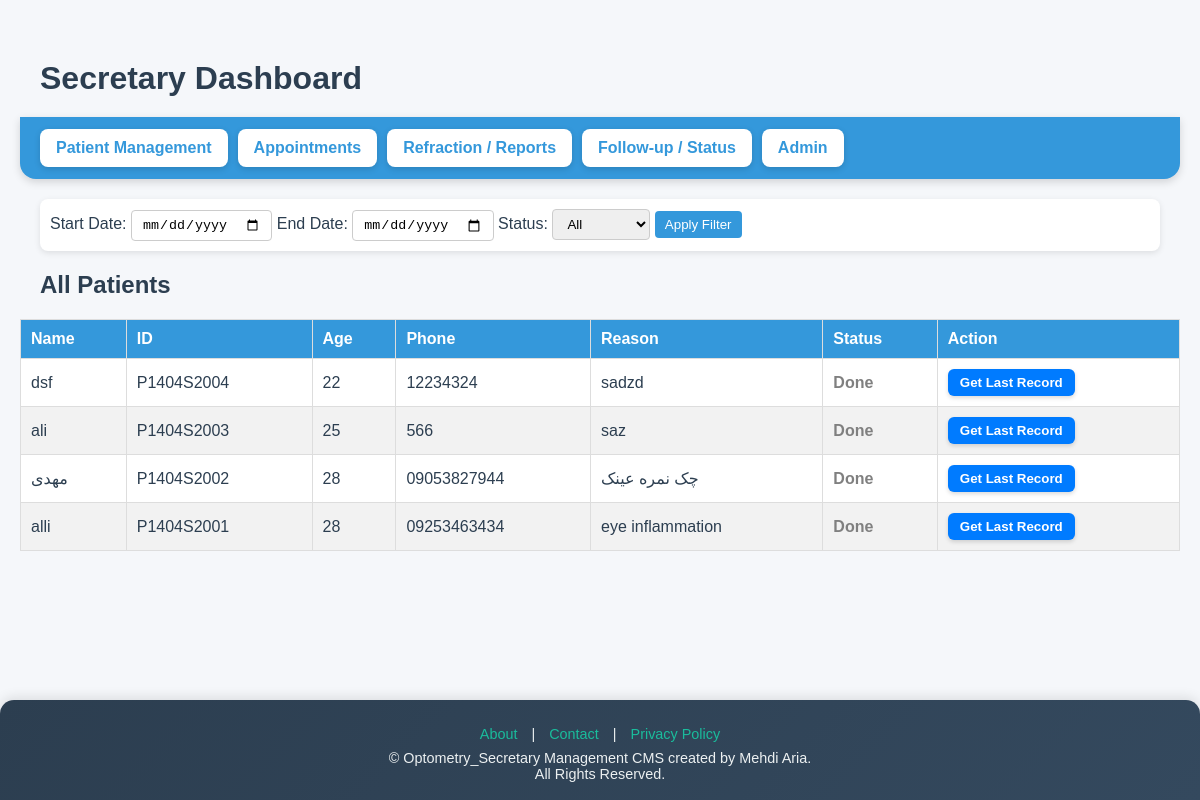
Page /secretary/dashboard/ (signed in) on the earlier database version.
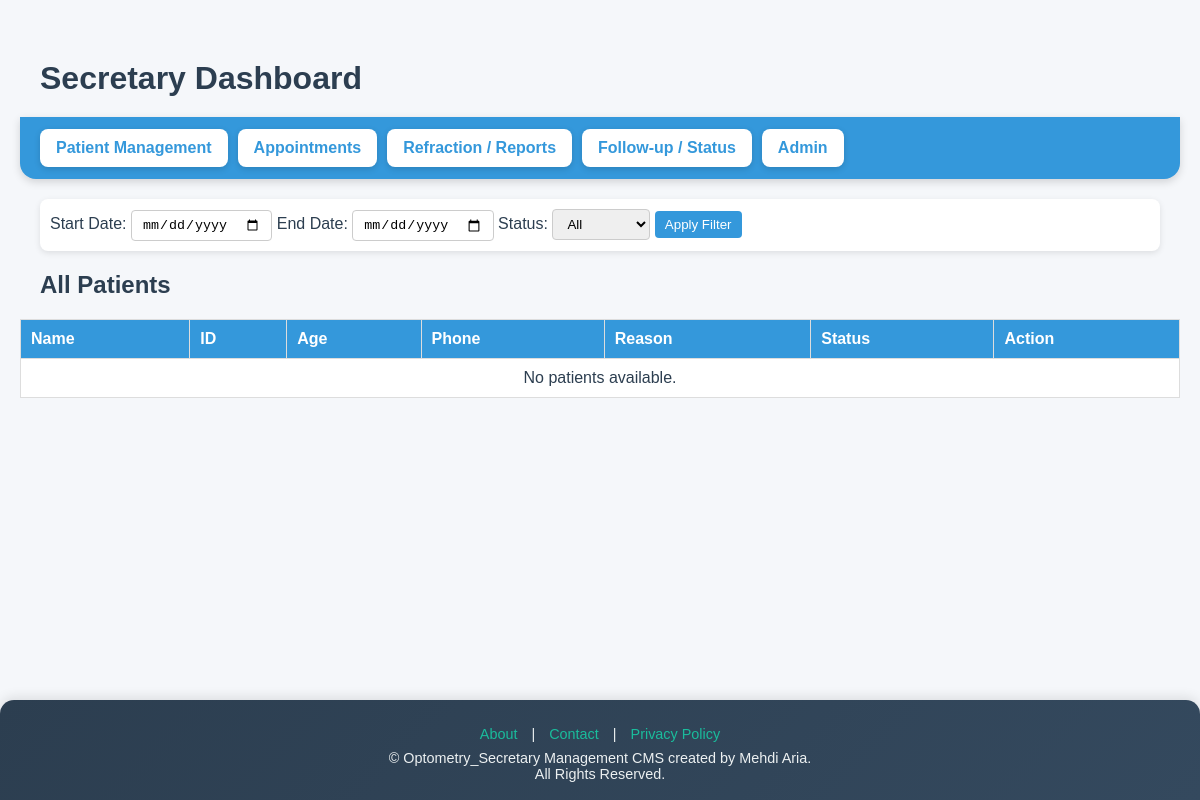
Same page on the later database version.
### secretary/models.py (models this page shows, shortened)
class Patient(models.Model):
    STATUS_CHOICES = [
        ("waiting", "Waiting (Secretary list)"),
        ("accepted", "Accepted (Doctor list)"),
        ("done", "Done (Removed from both lists)"),
    ]
    patient_id = models.CharField(max_length=20, unique=True, editable=False)
    name = models.CharField(max_length=100)
    family_name = models.CharField(max_length=100)
    phone = models.CharField(max_length=15, blank=True, null=True)
    age = models.PositiveIntegerField()
    gender = models.CharField(max_length=1, choices=[('M','Male'),('F','Female')])
    melli_code = models.CharField(max_length=10,unique=True, blank=True, null=True)
    reason = models.TextField()
    status = models.CharField(max_length=20, choices=STATUS_CHOICES, default='waiting')
    created_at = models.DateTimeField(default=timezone.now)  # ✅ Correct

### secretary/views.py (the view)
# urls.py: path("dashboard/", views.dashboard_view, name="dashboard"),
@login_required
@user_passes_test(is_secretary_doctor_admin)
def dashboard(request):
    start_date = request.GET.get('start_date')
    end_date = request.GET.get('end_date')
    status = request.GET.get('status')  # "waiting", "accepted", "done" or "all"
    patients = Patient.objects.all().order_by('-id')
    if start_date:
        patients = patients.filter(created_at__date__gte=start_date)
    if end_date:
        patients = patients.filter(created_at__date__lte=end_date)
    if status and status != "all":
        patients = patients.filter(status=status)
    context = {
        "patients": patients,
        "start_date": start_date,
        "end_date": end_date,
        "status": status or "all",
    }
    return render(request, "secretary/dashboard.html", context)

### secretary/views.py (called while the page is built)
def is_secretary_doctor_admin(user):
    return (
        user.is_superuser
        or user.groups.filter(name__in=["secretary", "doctor"]).exists()
    )

### secretary/templates/secretary/dashboard.html (shortened to what this page needs)
{% extends "base.html" %}
{% block content %}
<h1>Secretary Dashboard</h1>
<div class="menu-bar">
    <div class="menu-item">Patient Management
    </div>
    <div class="menu-item">Appointments
    </div>
    <div class="menu-item">Refraction / Reports
    </div>
    <div class="menu-item">Follow-up / Status
    </div>
    <div class="menu-item">Admin
    </div>
</div>
<div class="filter">
    <form id="filter-form" method="GET">
        <label>Start Date:</label>
        <input type="date" name="start_date" value="{{ request.GET.start_date }}">
        <label>End Date:</label>
        <input type="date" name="end_date" value="{{ request.GET.end_date }}">
        <label>Status:</label>
        <select name="status">
            <option value="">All</option>
        </select>
        <button type="submit">Apply Filter</button>
    </form>
</div>
<h2 style="margin-left:20px;">All Patients</h2>
<div id="patients-table">
    {% include "secretary/patients_table.html" %}
</div>
{% endblock %}

### secretary/templates/secretary/patients_table.html (shortened to what this page needs)
<table>
    <thead>
        <tr>
            <th>Name</th>
            <th>ID</th>
            <th>Age</th>
            <th>Phone</th>
            <th>Reason</th>
            <th>Status</th>
            <th>Action</th>
        </tr>
    </thead>
    <tbody>
        {% for patient in patients %}
        <tr id="patient-{{ patient.id }}">
            <td>{{ patient.name }}</td>
            <td>{{ patient.patient_id }}</td>
            <td>{{ patient.age }}</td>
            <td>{{ patient.phone }}</td>
            <td>{{ patient.reason }}</td>
            <td class="
                {% if patient.status == 'waiting' %}status-waiting{% elif patient.status == 'accepted' %}status-accepted{% elif patient.status == 'done' %}status-done{% endif %}
            ">{{ patient.status|capfirst }}</td>
            <td>
                {% if patient.status == "done" %}
                <form method="POST" action="{% url 'secretary:get_patient_last_refraction' patient.patient_id %}" style="display:inline;">
                    <button type="submit" class="get-lr-button">Get Last Record</button>
                </form>
                {% endif %}
            </td>
        </tr>
        {% empty %}
        <tr>
            <td colspan="7" style="text-align:center;">No patients available.</td>
        </tr>
        {% endfor %}
    </tbody>
</table>

Differences in the rows shown:
removed Patient: name "dsf", patient_id "P1404S2004", age "22", phone "12234324", reason "sadzd", status "Done", shows "Get Last Record"
removed Patient: name "ali", patient_id "P1404S2003", age "25", phone "566", reason "saz", status "Done", shows "Get Last Record"
removed Patient: name "مهدی", patient_id "P1404S2002", age "28", phone "09053827944", reason "چک نمره عینک", status "Done", shows "Get Last Record"
removed Patient: name "alli", patient_id "P1404S2001", age "28", phone "09253463434", reason "eye inflammation", status "Done", shows "Get Last Record"
Other differences:
text now shown: "No patients available."
